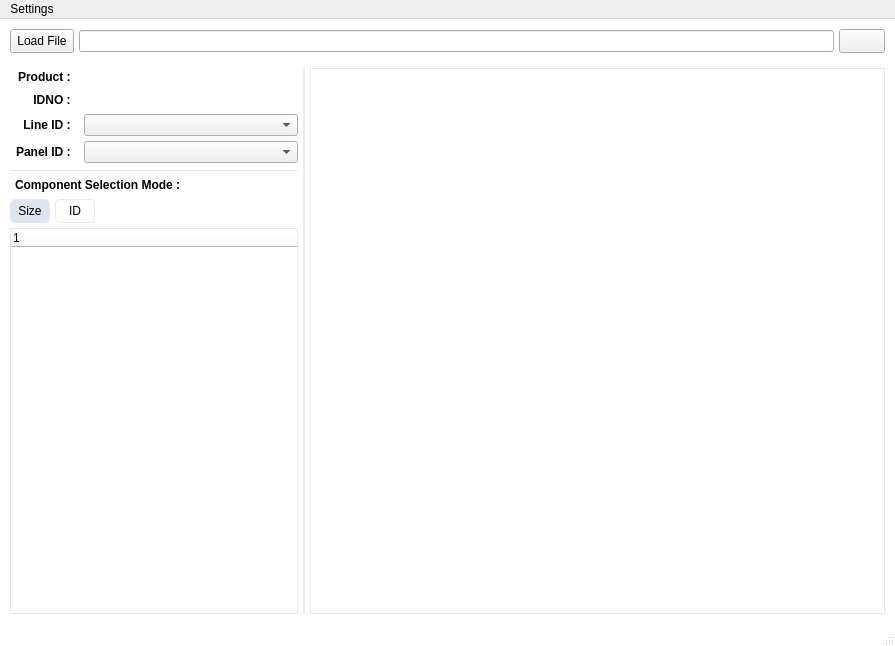
<?xml version="1.0" encoding="UTF-8"?>
<ui version="4.0">
 <class>MainWindow</class>
 <widget class="QMainWindow" name="MainWindow">
  <property name="geometry">
   <rect>
    <x>0</x>
    <y>0</y>
    <width>895</width>
    <height>646</height>
   </rect>
  </property>
  <property name="windowTitle">
   <string>SPI Visualization Tool</string>
  </property>
  <property name="windowIcon">
   <iconset resource="icons.qrc">
    <normaloff>:/icons/feather-white/pcb-board.png</normaloff>:/icons/feather-white/pcb-board.png</iconset>
  </property>
  <property name="styleSheet">
   <string notr="true">* {
    font: 9pt &quot;Segoe UI&quot;;
}

QMainWindow, QFrame, QStatusBar {
    background-color: #ffffff;
}

QScrollBar:down-arrow, QScrollBar:add-line, QScrollBar:up-arrow, QScrollBar:sub-line {
	border: none;
}

QScrollBar:vertical {
	width: 10px;
	border-radius:3px;
	background-color: rgb(231, 233, 234);
}

QScrollBar::handle:vertical {
	background-color: rgb(138, 147, 155);
	border-radius:3px;
	margin: 2px;
}

QScrollBar:horizontal {
	height: 10px;
	border-radius:3px;
	background-color: rgb(231, 233, 234);
}

QScrollBar::handle:horizontal {
	background-color: rgb(138, 147, 155);
	border-radius:3px;
	margin: 2px;
}</string>
  </property>
  <widget class="QWidget" name="centralwidget">
   <layout class="QGridLayout" name="gridLayout">
    <property name="leftMargin">
     <number>0</number>
    </property>
    <property name="topMargin">
     <number>0</number>
    </property>
    <property name="rightMargin">
     <number>0</number>
    </property>
    <property name="bottomMargin">
     <number>0</number>
    </property>
    <property name="spacing">
     <number>5</number>
    </property>
    <item row="0" column="0">
     <widget class="QFrame" name="frameWindow">
      <property name="frameShape">
       <enum>QFrame::NoFrame</enum>
      </property>
      <property name="frameShadow">
       <enum>QFrame::Raised</enum>
      </property>
      <layout class="QGridLayout" name="gridLayout_4">
       <property name="leftMargin">
        <number>5</number>
       </property>
       <property name="topMargin">
        <number>5</number>
       </property>
       <property name="rightMargin">
        <number>5</number>
       </property>
       <property name="bottomMargin">
        <number>5</number>
       </property>
       <property name="spacing">
        <number>5</number>
       </property>
       <item row="0" column="0">
        <widget class="QFrame" name="frame_2">
         <property name="frameShape">
          <enum>QFrame::NoFrame</enum>
         </property>
         <property name="frameShadow">
          <enum>QFrame::Raised</enum>
         </property>
         <layout class="QGridLayout" name="gridLayout_2">
          <property name="leftMargin">
           <number>5</number>
          </property>
          <property name="topMargin">
           <number>5</number>
          </property>
          <property name="rightMargin">
           <number>5</number>
          </property>
          <property name="bottomMargin">
           <number>5</number>
          </property>
          <property name="spacing">
           <number>5</number>
          </property>
          <item row="0" column="0">
           <widget class="QPushButton" name="pushButtonLoadFile">
            <property name="focusPolicy">
             <enum>Qt::NoFocus</enum>
            </property>
            <property name="toolTip">
             <string>Load Excel / Csv File</string>
            </property>
            <property name="styleSheet">
             <string notr="true">.QPushButton {
	padding: 4px 6px;
}</string>
            </property>
            <property name="text">
             <string>Load File</string>
            </property>
            <property name="icon">
             <iconset resource="icons.qrc">
              <normaloff>:/icons/feather-white/file-text.svg</normaloff>:/icons/feather-white/file-text.svg</iconset>
            </property>
           </widget>
          </item>
          <item row="0" column="1">
           <widget class="QLineEdit" name="lineEditFilePath">
            <property name="mouseTracking">
             <bool>false</bool>
            </property>
            <property name="focusPolicy">
             <enum>Qt::NoFocus</enum>
            </property>
            <property name="readOnly">
             <bool>true</bool>
            </property>
           </widget>
          </item>
          <item row="0" column="2">
           <widget class="QPushButton" name="pushButtonOpenInExplorer">
            <property name="focusPolicy">
             <enum>Qt::NoFocus</enum>
            </property>
            <property name="toolTip">
             <string>Open In Explorer</string>
            </property>
            <property name="styleSheet">
             <string notr="true">.QPushButton {
	padding: 4px 6px;
}</string>
            </property>
            <property name="text">
             <string/>
            </property>
            <property name="icon">
             <iconset resource="icons.qrc">
              <normaloff>:/icons/feather-white/external-link.svg</normaloff>:/icons/feather-white/external-link.svg</iconset>
            </property>
           </widget>
          </item>
         </layout>
        </widget>
       </item>
       <item row="1" column="0">
        <widget class="QFrame" name="frameWorkspace">
         <property name="sizePolicy">
          <sizepolicy hsizetype="Preferred" vsizetype="Expanding">
           <horstretch>0</horstretch>
           <verstretch>0</verstretch>
          </sizepolicy>
         </property>
         <property name="frameShape">
          <enum>QFrame::NoFrame</enum>
         </property>
         <property name="frameShadow">
          <enum>QFrame::Raised</enum>
         </property>
         <layout class="QGridLayout" name="gridLayout_9">
          <property name="leftMargin">
           <number>5</number>
          </property>
          <property name="topMargin">
           <number>5</number>
          </property>
          <property name="rightMargin">
           <number>5</number>
          </property>
          <property name="bottomMargin">
           <number>5</number>
          </property>
          <property name="spacing">
           <number>5</number>
          </property>
          <item row="0" column="0">
           <widget class="QSplitter" name="splitter">
            <property name="styleSheet">
             <string notr="true"> QSplitter::handle {
	background-color: #ebecf0;
	margin: 0px 5px;
}</string>
            </property>
            <property name="orientation">
             <enum>Qt::Horizontal</enum>
            </property>
            <property name="handleWidth">
             <number>2</number>
            </property>
            <widget class="QFrame" name="frame_4">
             <property name="sizePolicy">
              <sizepolicy hsizetype="Preferred" vsizetype="Preferred">
               <horstretch>1</horstretch>
               <verstretch>0</verstretch>
              </sizepolicy>
             </property>
             <property name="frameShape">
              <enum>QFrame::NoFrame</enum>
             </property>
             <property name="frameShadow">
              <enum>QFrame::Raised</enum>
             </property>
             <layout class="QGridLayout" name="gridLayout_7">
              <property name="leftMargin">
               <number>0</number>
              </property>
              <property name="topMargin">
               <number>0</number>
              </property>
              <property name="rightMargin">
               <number>0</number>
              </property>
              <property name="bottomMargin">
               <number>0</number>
              </property>
              <property name="spacing">
               <number>5</number>
              </property>
              <item row="1" column="0">
               <widget class="QFrame" name="frame_6">
                <property name="styleSheet">
                 <string notr="true">.QPushButton:checked {
    background-color: #dce6f2;
}
.QPushButton {
    border: 1px solid #e8e8e8;
    border-radius: 5px;
	padding: 4px 6px;
}

.QPushButton:hover {
    background-color: #f0f0f0;
}

</string>
                </property>
                <property name="frameShape">
                 <enum>QFrame::NoFrame</enum>
                </property>
                <property name="frameShadow">
                 <enum>QFrame::Raised</enum>
                </property>
                <layout class="QGridLayout" name="gridLayout_10">
                 <property name="leftMargin">
                  <number>0</number>
                 </property>
                 <property name="topMargin">
                  <number>0</number>
                 </property>
                 <property name="rightMargin">
                  <number>0</number>
                 </property>
                 <property name="bottomMargin">
                  <number>0</number>
                 </property>
                 <property name="spacing">
                  <number>5</number>
                 </property>
                 <item row="2" column="0">
                  <widget class="QLabel" name="labelTextLinId">
                   <property name="styleSheet">
                    <string notr="true">font-weight: bold;
padding: 2px;</string>
                   </property>
                   <property name="text">
                    <string>Line ID : </string>
                   </property>
                   <property name="alignment">
                    <set>Qt::AlignRight|Qt::AlignTrailing|Qt::AlignVCenter</set>
                   </property>
                  </widget>
                 </item>
                 <item row="2" column="1">
                  <widget class="QComboBox" name="comboBoxLineId">
                   <property name="sizePolicy">
                    <sizepolicy hsizetype="Expanding" vsizetype="Fixed">
                     <horstretch>0</horstretch>
                     <verstretch>0</verstretch>
                    </sizepolicy>
                   </property>
                  </widget>
                 </item>
                 <item row="3" column="0">
                  <widget class="QLabel" name="labelTextPanelId">
                   <property name="styleSheet">
                    <string notr="true">font-weight: bold;
padding: 2px;</string>
                   </property>
                   <property name="text">
                    <string>Panel ID : </string>
                   </property>
                   <property name="alignment">
                    <set>Qt::AlignRight|Qt::AlignTrailing|Qt::AlignVCenter</set>
                   </property>
                  </widget>
                 </item>
                 <item row="3" column="1">
                  <widget class="QComboBox" name="comboBoxPanelId">
                   <property name="sizePolicy">
                    <sizepolicy hsizetype="Expanding" vsizetype="Fixed">
                     <horstretch>0</horstretch>
                     <verstretch>0</verstretch>
                    </sizepolicy>
                   </property>
                  </widget>
                 </item>
                 <item row="1" column="0">
                  <widget class="QLabel" name="labelIdno_2">
                   <property name="styleSheet">
                    <string notr="true">font-weight: bold;
padding: 2px;</string>
                   </property>
                   <property name="text">
                    <string>IDNO : </string>
                   </property>
                   <property name="alignment">
                    <set>Qt::AlignRight|Qt::AlignTrailing|Qt::AlignVCenter</set>
                   </property>
                  </widget>
                 </item>
                 <item row="1" column="1">
                  <widget class="QLabel" name="labelIdno">
                   <property name="styleSheet">
                    <string notr="true">font-weight: bold;
padding: 2px;</string>
                   </property>
                   <property name="text">
                    <string/>
                   </property>
                   <property name="alignment">
                    <set>Qt::AlignLeading|Qt::AlignLeft|Qt::AlignVCenter</set>
                   </property>
                  </widget>
                 </item>
                 <item row="0" column="0">
                  <widget class="QLabel" name="labelTextProduct">
                   <property name="styleSheet">
                    <string notr="true">font-weight: bold;
padding: 2px;</string>
                   </property>
                   <property name="text">
                    <string>Product : </string>
                   </property>
                   <property name="alignment">
                    <set>Qt::AlignRight|Qt::AlignTrailing|Qt::AlignVCenter</set>
                   </property>
                  </widget>
                 </item>
                 <item row="0" column="1">
                  <widget class="QLabel" name="labelProduct">
                   <property name="styleSheet">
                    <string notr="true">font-weight: bold;
padding: 2px;</string>
                   </property>
                   <property name="text">
                    <string/>
                   </property>
                   <property name="alignment">
                    <set>Qt::AlignLeading|Qt::AlignLeft|Qt::AlignVCenter</set>
                   </property>
                  </widget>
                 </item>
                </layout>
               </widget>
              </item>
              <item row="4" column="0">
               <widget class="QFrame" name="frame_5">
                <property name="styleSheet">
                 <string notr="true">.QPushButton:checked {
    background-color: #dce6f2;
}
.QPushButton {
    border: 1px solid #e8e8e8;
    border-radius: 5px;
	padding: 4px 6px;
}

.QPushButton:hover {
    background-color: #f0f0f0;
}

</string>
                </property>
                <property name="frameShape">
                 <enum>QFrame::NoFrame</enum>
                </property>
                <property name="frameShadow">
                 <enum>QFrame::Raised</enum>
                </property>
                <layout class="QGridLayout" name="gridLayout_5">
                 <property name="leftMargin">
                  <number>0</number>
                 </property>
                 <property name="topMargin">
                  <number>0</number>
                 </property>
                 <property name="rightMargin">
                  <number>0</number>
                 </property>
                 <property name="bottomMargin">
                  <number>0</number>
                 </property>
                 <property name="spacing">
                  <number>5</number>
                 </property>
                 <item row="1" column="1">
                  <widget class="QPushButton" name="pushButtonSelectId">
                   <property name="minimumSize">
                    <size>
                     <width>40</width>
                     <height>0</height>
                    </size>
                   </property>
                   <property name="focusPolicy">
                    <enum>Qt::NoFocus</enum>
                   </property>
                   <property name="styleSheet">
                    <string notr="true"/>
                   </property>
                   <property name="text">
                    <string>ID</string>
                   </property>
                   <property name="checkable">
                    <bool>true</bool>
                   </property>
                   <property name="autoRepeat">
                    <bool>true</bool>
                   </property>
                   <property name="autoExclusive">
                    <bool>true</bool>
                   </property>
                  </widget>
                 </item>
                 <item row="1" column="2">
                  <spacer name="horizontalSpacer">
                   <property name="orientation">
                    <enum>Qt::Horizontal</enum>
                   </property>
                   <property name="sizeHint" stdset="0">
                    <size>
                     <width>118</width>
                     <height>20</height>
                    </size>
                   </property>
                  </spacer>
                 </item>
                 <item row="1" column="0">
                  <widget class="QPushButton" name="pushButtonSelectSize">
                   <property name="minimumSize">
                    <size>
                     <width>40</width>
                     <height>0</height>
                    </size>
                   </property>
                   <property name="focusPolicy">
                    <enum>Qt::NoFocus</enum>
                   </property>
                   <property name="styleSheet">
                    <string notr="true"/>
                   </property>
                   <property name="text">
                    <string>Size</string>
                   </property>
                   <property name="checkable">
                    <bool>true</bool>
                   </property>
                   <property name="checked">
                    <bool>true</bool>
                   </property>
                   <property name="autoRepeat">
                    <bool>false</bool>
                   </property>
                   <property name="autoExclusive">
                    <bool>true</bool>
                   </property>
                  </widget>
                 </item>
                </layout>
               </widget>
              </item>
              <item row="3" column="0">
               <widget class="QLabel" name="label">
                <property name="styleSheet">
                 <string notr="true">font-weight: bold;
padding: 2px;</string>
                </property>
                <property name="text">
                 <string>Component Selection Mode : </string>
                </property>
               </widget>
              </item>
              <item row="5" column="0">
               <widget class="QStackedWidget" name="stackedWidgetSelectionMode">
                <property name="currentIndex">
                 <number>0</number>
                </property>
                <widget class="QWidget" name="pageSelectSize">
                 <layout class="QGridLayout" name="gridLayout_6">
                  <property name="leftMargin">
                   <number>0</number>
                  </property>
                  <property name="topMargin">
                   <number>0</number>
                  </property>
                  <property name="rightMargin">
                   <number>0</number>
                  </property>
                  <property name="bottomMargin">
                   <number>0</number>
                  </property>
                  <property name="spacing">
                   <number>5</number>
                  </property>
                  <item row="0" column="0">
                   <widget class="CheckableTreeWidget" name="treeWidgetSelectSize">
                    <property name="focusPolicy">
                     <enum>Qt::StrongFocus</enum>
                    </property>
                    <property name="styleSheet">
                     <string notr="true">QTreeWidget {
	border: 1px solid #e8e8e8;
}

</string>
                    </property>
                    <column>
                     <property name="text">
                      <string notr="true">1</string>
                     </property>
                    </column>
                   </widget>
                  </item>
                 </layout>
                </widget>
                <widget class="QWidget" name="pageSelectId">
                 <layout class="QGridLayout" name="gridLayout_8">
                  <property name="leftMargin">
                   <number>0</number>
                  </property>
                  <property name="topMargin">
                   <number>0</number>
                  </property>
                  <property name="rightMargin">
                   <number>0</number>
                  </property>
                  <property name="bottomMargin">
                   <number>0</number>
                  </property>
                  <property name="spacing">
                   <number>5</number>
                  </property>
                  <item row="0" column="0">
                   <widget class="CheckableTreeWidget" name="treeWidgetSelectId">
                    <property name="focusPolicy">
                     <enum>Qt::StrongFocus</enum>
                    </property>
                    <property name="styleSheet">
                     <string notr="true">QTreeWidget {
	border: 1px solid #e8e8e8;
}</string>
                    </property>
                    <column>
                     <property name="text">
                      <string notr="true">1</string>
                     </property>
                    </column>
                   </widget>
                  </item>
                 </layout>
                </widget>
               </widget>
              </item>
              <item row="2" column="0">
               <widget class="Line" name="line">
                <property name="styleSheet">
                 <string notr="true">border: none;
border-bottom: 1px solid #e8e8e8;
padding: 5px 0px;</string>
                </property>
                <property name="orientation">
                 <enum>Qt::Horizontal</enum>
                </property>
               </widget>
              </item>
             </layout>
            </widget>
            <widget class="QFrame" name="frame">
             <property name="sizePolicy">
              <sizepolicy hsizetype="Preferred" vsizetype="Preferred">
               <horstretch>2</horstretch>
               <verstretch>0</verstretch>
              </sizepolicy>
             </property>
             <property name="frameShape">
              <enum>QFrame::NoFrame</enum>
             </property>
             <property name="frameShadow">
              <enum>QFrame::Raised</enum>
             </property>
             <layout class="QGridLayout" name="gridLayout_3">
              <property name="leftMargin">
               <number>0</number>
              </property>
              <property name="topMargin">
               <number>0</number>
              </property>
              <property name="rightMargin">
               <number>0</number>
              </property>
              <property name="bottomMargin">
               <number>0</number>
              </property>
              <property name="spacing">
               <number>5</number>
              </property>
              <item row="1" column="0">
               <widget class="CustomGraphicsView" name="graphicsView">
                <property name="sizePolicy">
                 <sizepolicy hsizetype="Expanding" vsizetype="Expanding">
                  <horstretch>0</horstretch>
                  <verstretch>0</verstretch>
                 </sizepolicy>
                </property>
                <property name="focusPolicy">
                 <enum>Qt::NoFocus</enum>
                </property>
                <property name="styleSheet">
                 <string notr="true">QGraphicsView {
	background-color: transparent;
	border: 1px solid #e8e8e8;
}

/* 垂直水平捲軸設定 */
QScrollBar:down-arrow, QScrollBar:add-line, QScrollBar:up-arrow, QScrollBar:sub-line {
	border: none;
}

QScrollBar:vertical {
	width: 10px;
	border-radius:3px;
	background-color: rgb(231, 233, 234);
}

QScrollBar::handle:vertical {
	background-color: rgb(138, 147, 155);
	border-radius:3px;
	margin: 2px;
}

QScrollBar:horizontal {
	height: 10px;
	border-radius:3px;
	background-color: rgb(231, 233, 234);
}

QScrollBar::handle:horizontal {
	background-color: rgb(138, 147, 155);
	border-radius:3px;
	margin: 2px;
}</string>
                </property>
                <property name="frameShape">
                 <enum>QFrame::NoFrame</enum>
                </property>
               </widget>
              </item>
             </layout>
            </widget>
           </widget>
          </item>
         </layout>
        </widget>
       </item>
      </layout>
     </widget>
    </item>
   </layout>
  </widget>
  <widget class="QStatusBar" name="statusBar"/>
  <widget class="QMenuBar" name="menuBar">
   <property name="geometry">
    <rect>
     <x>0</x>
     <y>0</y>
     <width>895</width>
     <height>21</height>
    </rect>
   </property>
   <widget class="QMenu" name="menuSettings">
    <property name="title">
     <string>Settings</string>
    </property>
    <addaction name="actionSetCanvas"/>
   </widget>
   <addaction name="menuSettings"/>
  </widget>
  <action name="actionSetCanvas">
   <property name="text">
    <string>Canvas</string>
   </property>
  </action>
 </widget>
 <customwidgets>
  <customwidget>
   <class>CheckableTreeWidget</class>
   <extends>QTreeWidget</extends>
   <header>src.Views.CustomWidgets.CheckableTreeWidget</header>
  </customwidget>
  <customwidget>
   <class>CustomGraphicsView</class>
   <extends>QGraphicsView</extends>
   <header>src.Views.CustomWidgets.CustomGraphicsView</header>
  </customwidget>
 </customwidgets>
 <resources>
  <include location="icons.qrc"/>
 </resources>
 <connections/>
</ui>
